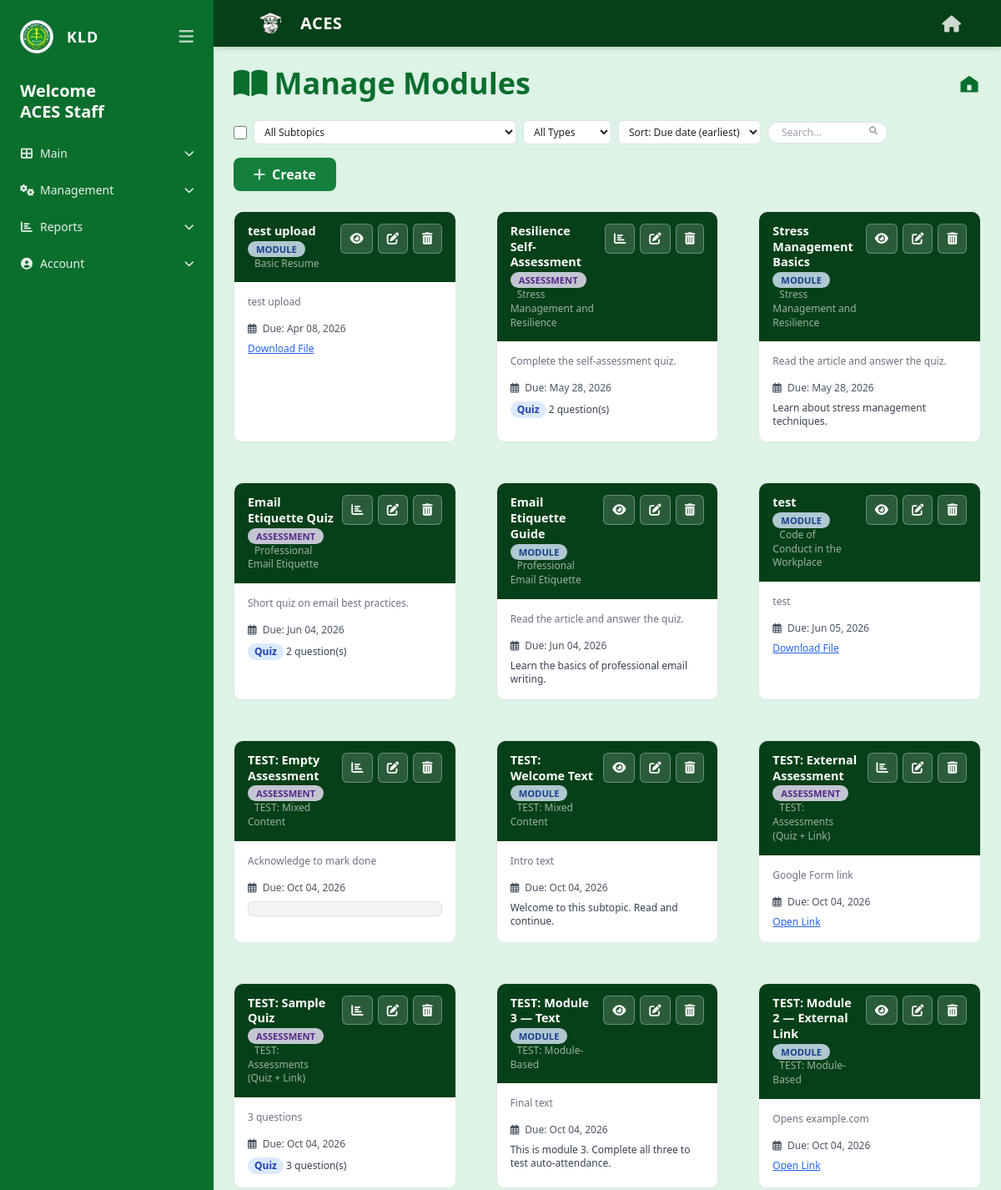
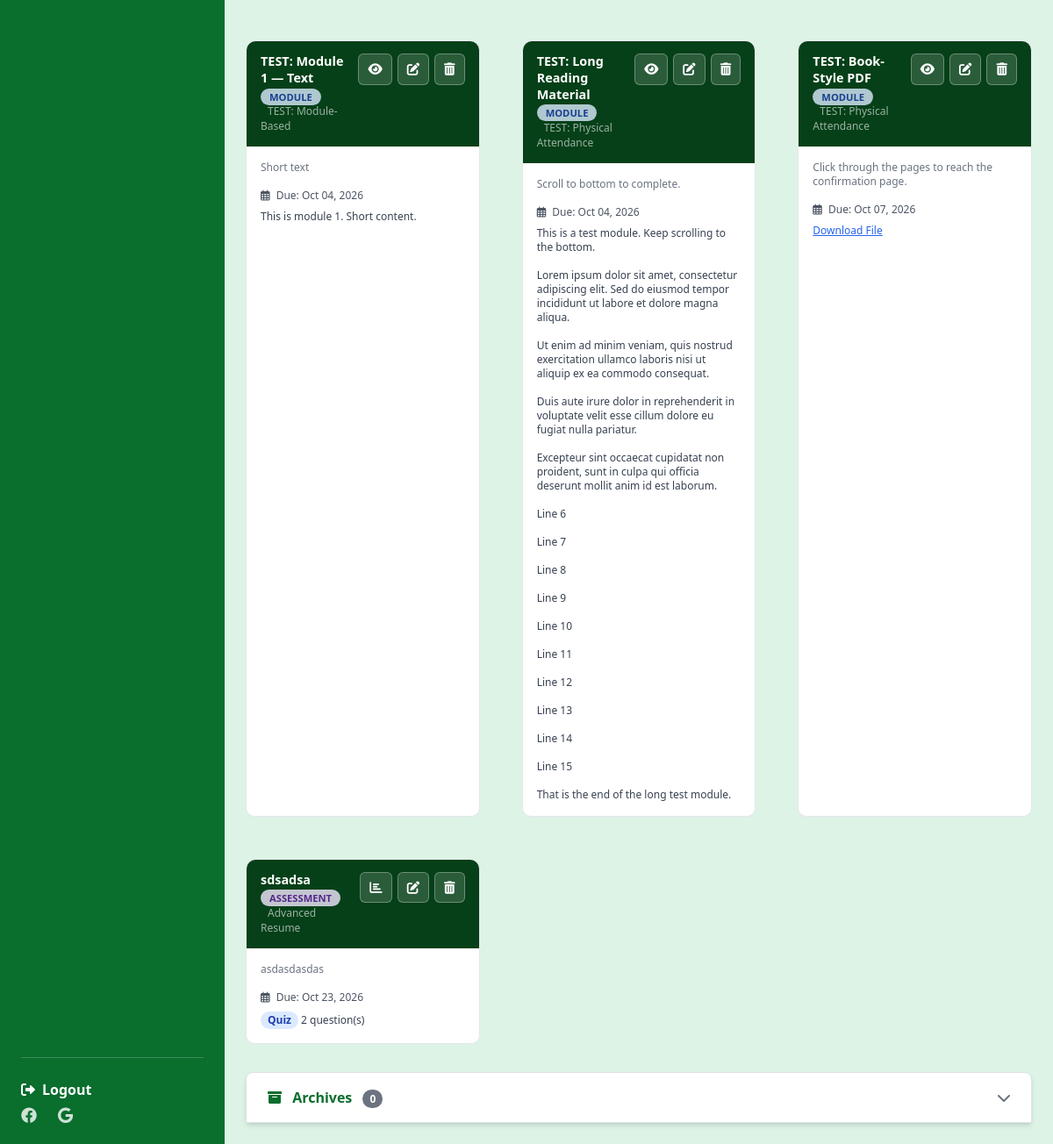
Page /staff/modules.php (signed in) on the committed database (2 pictures, top to bottom).
### tables this page shows
CREATE TABLE `users` (
  `user_id` int(11) NOT NULL AUTO_INCREMENT,
  `email` varchar(100) NOT NULL,
  `password_hash` varchar(255) NOT NULL,
  `is_verified` tinyint(1) NOT NULL DEFAULT 0,
  `verification_token` varchar(64) DEFAULT NULL,
  `verification_expires` datetime DEFAULT NULL,
  `reset_token` varchar(64) DEFAULT NULL,
  `reset_expires` datetime DEFAULT NULL,
  `full_name` varchar(100) NOT NULL,
  `role` enum('student','staff') NOT NULL,
  `staff_role` enum('admin','lead','viewer') DEFAULT 'viewer',
  `is_active` tinyint(1) NOT NULL DEFAULT 1,
  `created_by` int(11) DEFAULT NULL,
  `created_at` datetime DEFAULT current_timestamp(),
  PRIMARY KEY (`user_id`),
  UNIQUE KEY `email` (`email`),
  KEY `idx_staff_role` (`staff_role`)
);

CREATE TABLE `modules` (
  `module_id` int(11) NOT NULL AUTO_INCREMENT,
  `subtopic_id` int(11) NOT NULL,
  `title` varchar(200) NOT NULL,
  `description` text DEFAULT NULL,
  `due_date` date DEFAULT NULL,
  `created_by` int(11) NOT NULL,
  `created_at` datetime DEFAULT current_timestamp(),
  `type` enum('module','assessment') NOT NULL DEFAULT 'module',
  `content` text DEFAULT NULL,
  `is_deleted` tinyint(1) DEFAULT 0,
  `updated_at` datetime DEFAULT NULL ON UPDATE current_timestamp(),
  PRIMARY KEY (`module_id`),
  KEY `subtopic_id` (`subtopic_id`),
  KEY `created_by` (`created_by`),
  CONSTRAINT `modules_ibfk_1` FOREIGN KEY (`subtopic_id`) REFERENCES `subtopics` (`subtopic_id`) ON DELETE CASCADE,
  CONSTRAINT `modules_ibfk_2` FOREIGN KEY (`created_by`) REFERENCES `users` (`user_id`)
);

CREATE TABLE `subtopics` (
  `subtopic_id` int(11) NOT NULL AUTO_INCREMENT,
  `session_id` int(11) NOT NULL,
  `title` varchar(100) NOT NULL,
  `description` text DEFAULT NULL,
  `capacity` int(11) DEFAULT 30,
  `deadline` datetime DEFAULT NULL,
  `subtopic_date` date DEFAULT NULL,
  `subtopic_start_time` time DEFAULT NULL,
  `subtopic_end_time` time DEFAULT NULL,
  `subtopic_proctor` varchar(100) DEFAULT NULL,
  `subtopic_location` varchar(200) DEFAULT NULL,
  `is_required` tinyint(1) DEFAULT 0,
  `required_for` text DEFAULT NULL,
  `visible_for` text DEFAULT NULL,
  `visible_courses` text DEFAULT NULL,
  `required_courses` text DEFAULT NULL,
  `is_deleted` tinyint(1) DEFAULT 0,
  `attendance_type` enum('physical','module') DEFAULT 'physical',
  PRIMARY KEY (`subtopic_id`),
  KEY `session_id` (`session_id`),
  CONSTRAINT `subtopics_ibfk_1` FOREIGN KEY (`session_id`) REFERENCES `sessions` (`session_id`) ON DELETE CASCADE
);

### includes/auth.php (called while the page is built, shortened)
<?php
function isViewer() {
    return isset($_SESSION['role']) && $_SESSION['role'] === 'staff' && isset($_SESSION['staff_role']) && $_SESSION['staff_role'] === 'viewer';
}
?>

### staff/modules.php (the view, shortened to what this page needs)
<?php
require_once __DIR__ . '/../includes/auth.php';
$stmt = $pdo->prepare("SELECT full_name FROM users WHERE user_id = ?");
$stmt->execute([$_SESSION['user_id']]);
$staff = $stmt->fetch();
$staff_name = $staff['full_name'];
$stmt = $pdo->prepare("
    SELECT m.*, sub.title as subtopic_title
    FROM modules m
    JOIN subtopics sub ON m.subtopic_id = sub.subtopic_id
    WHERE m.is_deleted = 0
    ORDER BY m.due_date ASC, m.module_id DESC
");
$stmt->execute();
$active_items = $stmt->fetchAll();
$stmt_deleted = $pdo->prepare("
    SELECT m.*, sub.title as subtopic_title
    FROM modules m
    JOIN subtopics sub ON m.subtopic_id = sub.subtopic_id
    WHERE m.is_deleted = 1
    ORDER BY m.updated_at DESC
");
$stmt_deleted->execute();
$deleted_items = $stmt_deleted->fetchAll();
function renderContent($content) {
    if (strpos($content, 'file:') === 0) {
        $file = substr($content, 5);
        $url = file_exists(__DIR__ . '/../uploads/' . $file)
            ? '../uploads/' . $file
            : '../uploads/modules/' . $file;
        return "<a href='{$url}' target='_blank' class='text-blue-600 underline'>Download File</a>";
    } elseif (strpos($content, 'link:') === 0) {
        $url = substr($content, 5);
        return "<a href='$url' target='_blank' class='text-blue-600 underline'>Open Link</a>";
    } elseif (strpos($content, 'text:') === 0) {
        return nl2br(htmlspecialchars(substr($content, 5)));
    } elseif (strpos($content, 'form:') === 0) {
        return "<div class='border p-2 bg-gray-100 rounded'>" . nl2br(htmlspecialchars(substr($content, 5))) . "</div>";
    } elseif (strpos($content, 'quiz:') === 0) {
        $json = substr($content, 5);
        $questions = json_decode($json, true);
        $count = is_array($questions) ? count($questions) : 0;
        return "<span class='inline-block bg-blue-100 text-blue-800 text-xs font-semibold px-2 py-0.5 rounded-full'>Quiz</span> {$count} question(s)";
    } else {
        return nl2br(htmlspecialchars($content));
    }
}
?>
<!DOCTYPE html>
<html lang="en" class="h-full">
<head>
    <script src="https://cdn.tailwindcss.com"></script>
    <link href="https://cdn.jsdelivr.net/npm/bootstrap@5.3.0/dist/css/bootstrap.min.css" rel="stylesheet">
    <link rel="stylesheet" href="https://cdnjs.cloudflare.com/ajax/libs/font-awesome/6.0.0/css/all.min.css">
</head>
<body class="bg-[#dcf3e6] font-sans h-screen flex flex-col md:flex-row">
<?php include '../includes/staff_sidebar.php'; ?>
<div class="flex-1 flex flex-col overflow-hidden">
    <?php include '../includes/header.php'; ?>
    <main class="flex-1 p-4 md:p-6 overflow-y-auto no-scrollbar">
        <div class="flex justify-between items-center mb-6">
            <h1 class="text-2xl md:text-4xl font-bold text-[#0a6e2d]">
                <i class="fas fa-book-open mr-2"></i>Manage Modules
            </h1>
            <a href="dashboard.php" class="text-[#0a6e2d]">
                <svg width="28" height="28" viewBox="0 0 24 24" fill="currentColor"><path d="M3 10.4V21h18V10.4l-9-6.3-9 6.3zM14.2 19h-4.4v-5.6h4.4V19z"/></svg>
            </a>
        </div>
        <div class="flex flex-wrap items-center justify-between gap-3 mb-4">
            <div class="flex flex-wrap items-center gap-2">
                <input type="checkbox" id="selectAllActive" class="w-4 h-4 text-green-600 border-gray-300 rounded">
                <select id="filterSubtopic" class="bg-white border border-gray-300 rounded px-2 py-1 text-xs">
                    <option value="">All Subtopics</option>
                </select>
                <select id="filterType" class="bg-white border border-gray-300 rounded px-2 py-1 text-xs">
                    <option value="">All Types</option>
                </select>
                <select id="sortBy" class="bg-white border border-gray-300 rounded px-2 py-1 text-xs">
                    <option value="due-asc">Sort: Due date (earliest)</option>
                </select>
                <div class="relative">
                    <input type="text" id="searchActiveInput" placeholder="Search..." class="border border-gray-300 rounded-full px-3 py-1 text-xs w-36">
                    <i class="fas fa-search absolute right-3 top-1.5 text-gray-400 text-[10px]"></i>
                </div>
            </div>
            <?php if (!isViewer()): ?>
            <button class="bg-green-700 hover:bg-green-800 text-white font-bold py-2 px-4 rounded-lg inline-flex items-center" data-bs-toggle="modal" data-bs-target="#createModal">
                <i class="fas fa-plus mr-2"></i> Create
            </button>
            <?php endif; ?>
        </div>
        <?php if (count($active_items) > 0): ?>
            <div class="grid grid-cols-1 md:grid-cols-2 lg:grid-cols-3 gap-5 mb-8" id="activeItemsContainer">
                <?php foreach ($active_items as $item): ?>
                    <div class="session-card active-item-row"
                         data-id="<?= $item['module_id'] ?>"
                         data-subtopic="<?= $item['subtopic_id'] ?>"
                         data-type="<?= $item['type'] ?>"
                         data-title="<?= htmlspecialchars($item['title']) ?>"
                         data-due="<?= htmlspecialchars($item['due_date'] ?? '') ?>"
                         data-created="<?= htmlspecialchars($item['created_at'] ?? '') ?>"
                         data-subtopic-title="<?= htmlspecialchars($item['subtopic_title']) ?>">
                        <div class="card-header">
                            <div class="title-block">
                                <h3><?= htmlspecialchars($item['title']) ?></h3>
                                <div class="phase mt-1">
                                    <span class="phase-badge phase-<?= ucfirst($item['type']) ?>"><?= ucfirst($item['type']) ?></span>
                                    <span class="text-xs ml-2 opacity-75"><?= htmlspecialchars($item['subtopic_title']) ?></span>
                                </div>
                            </div>
                            <div class="action-btns">
                                <?php if ($item['type'] == 'module'): ?>
                                    <button class="view-module-status" data-module-id="<?= $item['module_id'] ?>" data-module-title="<?= htmlspecialchars($item['title']) ?>" title="View Status"><i class="fas fa-eye"></i></button>
                                <?php else: ?>
                                    <button class="view-results" data-module-id="<?= $item['module_id'] ?>" data-module-title="<?= htmlspecialchars($item['title']) ?>" title="View Results"><i class="fas fa-chart-bar"></i></button>
                                <?php endif; ?>
                                <?php if (!isViewer()): ?>
                                    <button class="edit-item" data-id="<?= $item['module_id'] ?>" title="Edit"><i class="fas fa-edit"></i></button>
                                    <form method="POST" class="inline">
                                        <button type="submit" onclick="return confirm('Archive this item?')" title="Archive"><i class="fas fa-trash-alt"></i></button>
                                    </form>
                                <?php endif; ?>
                            </div>
                        </div>
                        <div class="card-body text-sm">
                            <?php if ($item['description']): ?>
                                <p class="text-gray-500 text-xs mb-3"><?= nl2br(htmlspecialchars($item['description'])) ?></p>
                            <?php endif; ?>
                            <?php if ($item['due_date']): ?>
                                <div class="text-xs text-gray-600 mb-2"><i class="far fa-calendar-alt mr-1"></i> Due: <?= date('M d, Y', strtotime($item['due_date'])) ?></div>
                            <?php endif; ?>
                            <?php if ($item['content']): ?>
                                <div class="text-xs text-gray-700"><?= renderContent($item['content']) ?></div>
                            <?php endif; ?>
                        </div>
                    </div>
                <?php endforeach; ?>
            </div>
        <?php else: ?>
            <div class="bg-white rounded shadow-xl p-6 text-center text-gray-500 mb-8">No active modules or assessments.</div>
        <?php endif; ?>
        <div class="mt-8">
            <div id="archiveHeader" class="flex justify-between items-center cursor-pointer bg-white rounded-t-lg px-6 py-3 shadow-md border border-gray-200">
                <div class="font-bold text-[#0a6e2d]"><i class="fas fa-archive mr-2"></i> Archives <span class="bg-gray-500 text-white rounded-full px-2 py-0.5 text-xs ml-2"><?= count($deleted_items) ?></span></div>
                <i class="fas fa-chevron-down transition-transform duration-200 text-gray-500"></i>
            </div>
        </div>
    </main>
</div>
</body>
</html>

### includes/staff_sidebar.php (shortened to what this page needs)
<aside id="staffSidebar" class="hidden md:flex w-64 bg-[#0a6e2d] text-white flex-col justify-between p-4 shrink-0 h-full transition-all duration-300 overflow-hidden">
    <div>
        <div class="flex items-center justify-between mb-8">
            <div class="flex items-center gap-3" id="sidebarBrand">
                <img src="../assets/images/kld_logo.png" class="w-10 h-10 rounded-full border border-white/20 bg-white p-0.5 object-contain" alt="KLD">
                <span class="font-bold tracking-wider text-lg sidebar-text">KLD</span>
            </div>
            <button id="sidebarToggleBtn" class="text-white/70 hover:text-white text-xl focus:outline-none">
                <i class="fas fa-bars"></i>
            </button>
        </div>
        <div class="mb-6 sidebar-text">
            <h2 class="text-xl font-bold leading-tight">Welcome<br><?= htmlspecialchars($staff_name) ?></h2>
        </div>
        <nav class="space-y-4 text-sm opacity-90">
            <div class="sidebar-group">
                <button class="group-header flex items-center justify-between w-full text-left hover:text-green-200 py-1">
                    <span><i class="fas fa-th-large mr-2 w-4 text-center"></i><span class="sidebar-text">Main</span></span>
                    <i class="fas fa-chevron-down text-xs transition-transform duration-200 sidebar-text"></i>
                </button>
            </div>
            <?php if (!isViewer()): ?>
            <div class="sidebar-group">
                <button class="group-header flex items-center justify-between w-full text-left hover:text-green-200 py-1">
                    <span><i class="fas fa-cogs mr-2 w-4 text-center"></i><span class="sidebar-text">Management</span></span>
                    <i class="fas fa-chevron-down text-xs transition-transform duration-200 sidebar-text"></i>
                </button>
            </div>
            <?php endif; ?>
            <div class="sidebar-group">
                <button class="group-header flex items-center justify-between w-full text-left hover:text-green-200 py-1">
                    <span><i class="fas fa-chart-bar mr-2 w-4 text-center"></i><span class="sidebar-text">Reports</span></span>
                    <i class="fas fa-chevron-down text-xs transition-transform duration-200 sidebar-text"></i>
                </button>
            </div>
            <div class="sidebar-group">
                <button class="group-header flex items-center justify-between w-full text-left hover:text-green-200 py-1">
                    <span><i class="fas fa-user-circle mr-2 w-4 text-center"></i><span class="sidebar-text">Account</span></span>
                    <i class="fas fa-chevron-down text-xs transition-transform duration-200 sidebar-text"></i>
                </button>
            </div>
        </nav>
    </div>
    <div class="mt-auto pt-4 border-t border-white/20">
        <a href="../logout.php" class="block font-bold hover:text-red-300 sidebar-text mb-2">
            <i class="fas fa-sign-out-alt mr-2 w-4 text-center"></i><span class="sidebar-text">Logout</span>
        </a>
        <div class="flex gap-4 text-lg opacity-80 sidebar-text">
            <i class="fa-brands fa-facebook cursor-pointer"></i>
            <i class="fa-brands fa-google cursor-pointer"></i>
        </div>
    </div>
</aside>

### staff/modules.php (style rules this page uses)
html, body { height: 100%; margin: 0; padding: 0; }
.no-scrollbar { -ms-overflow-style: none; scrollbar-width: none; }
.session-card { background: #fff; border: 1px solid #e5e7eb; border-radius: 10px; transition: 0.2s; }
.session-card .card-header { background: #054018; color: white; padding: 14px 16px; border-radius: 10px 10px 0 0; display: flex; justify-content: space-between; align-items: flex-start; gap: 10px; }
.session-card .card-header .title-block { flex: 1; min-width: 0; }
.session-card .card-header .title-block h3 { font-size: 0.9rem; font-weight: 700; line-height: 1.3; word-break: break-word; }
.session-card .card-header .title-block .phase { font-size: 0.7rem; opacity: 0.8; }
.session-card .card-body { padding: 16px; }
.session-card .action-btns { display: flex; gap: 6px; align-items: center; }
.session-card .action-btns button { background: rgba(255,255,255,0.15); border: 1px solid rgba(255,255,255,0.3); color: white; padding: 6px 10px; border-radius: 6px; font-size: 0.9rem; cursor: pointer; transition: 0.15s; }
.phase-badge { font-size: 0.7rem; padding: 2px 10px; border-radius: 20px; font-weight: 600; text-transform: uppercase; }
.phase-Module { background: #dbeafe; color: #1e40af; }
.phase-Assessment { background: #f3e8ff; color: #6b21a8; }

### rows in the picture
users: full_name "ACES Staff"
modules: title "test upload", type "MODULE", subtopic.title "Basic Resume", description "test upload", due_date "Apr 08, 2026"
modules: title "Resilience Self-Assessment", type "ASSESSMENT", subtopic.title "Stress Management and Resilience", description "Complete the self-assessment quiz.", due_date "May 28, 2026", content "2"
modules: title "Stress Management Basics", type "MODULE", subtopic.title "Stress Management and Resilience", description "Read the article and answer the quiz.", due_date "May 28, 2026", content "Learn about stress management techniques."
modules: title "Email Etiquette Quiz", type "ASSESSMENT", subtopic.title "Professional Email Etiquette", description "Short quiz on email best practices.", due_date "Jun 04, 2026", content "2"
modules: title "Email Etiquette Guide", type "MODULE", subtopic.title "Professional Email Etiquette", description "Read the article and answer the quiz.", due_date "Jun 04, 2026", content "Learn the basics of professional email writing."
modules: title "test", type "MODULE", subtopic.title "Code of Conduct in the Workplace", description "test", due_date "Jun 05, 2026"
modules: title "TEST: Empty Assessment", type "ASSESSMENT", subtopic.title "TEST: Mixed Content", description "Acknowledge to mark done", due_date "Oct 04, 2026"
modules: title "TEST: Welcome Text", type "MODULE", subtopic.title "TEST: Mixed Content", description "Intro text", due_date "Oct 04, 2026", content "Welcome to this subtopic. Read and continue."
modules: title "TEST: External Assessment", type "ASSESSMENT", subtopic.title "TEST: Assessments (Quiz + Link)", description "Google Form link", due_date "Oct 04, 2026"
modules: title "TEST: Sample Quiz", type "ASSESSMENT", subtopic.title "TEST: Assessments (Quiz + Link)", description "3 questions", due_date "Oct 04, 2026", content "3"
modules: title "TEST: Module 3 — Text", type "MODULE", subtopic.title "TEST: Module-Based", description "Final text", due_date "Oct 04, 2026", content "This is module 3. Complete all three to test auto-attendance."
modules: title "TEST: Module 2 — External Link", type "MODULE", subtopic.title "TEST: Module-Based", description "Opens example.com", due_date "Oct 04, 2026"
modules: title "TEST: Module 1 — Text", type "MODULE", subtopic.title "TEST: Module-Based", description "Short text", due_date "Oct 04, 2026", content "This is module 1. Short content."
modules: title "TEST: Long Reading Material", type "MODULE", subtopic.title "TEST: Physical Attendance", description "Scroll to bottom to complete.", due_date "Oct 04, 2026", content "This is a test module. Keep scrolling to the bottom. Lorem ipsum dolor sit amet, consectetur adipiscing elit. Sed do eiusmod tempor incididunt ut labore et dolore magna aliqua. Ut enim ad minim veniam, quis nostrud exercitation ullamco laboris nisi ut aliquip ex ea commodo consequat. Duis aute irure dolor in reprehenderit in voluptate velit esse cillum dolore eu fugiat nulla pariatur. Excepteur sint occaecat cupidatat non proident, sunt in culpa qui officia deserunt mollit anim id est laborum. Line 6 Line 7 Line 8 Line 9 Line 10 Line 11 Line 12 Line 13 Line 14 Line 15 That is the end of the long test module."
modules: title "TEST: Book-Style PDF", type "MODULE", subtopic.title "TEST: Physical Attendance", description "Click through the pages to reach the confirmation page.", due_date "Oct 07, 2026"
modules: title "sdsadsa", type "ASSESSMENT", subtopic.title "Advanced Resume", description "asdasdasdas", due_date "Oct 23, 2026", content "2"

### other values in the picture
count($deleted_items) "0"
